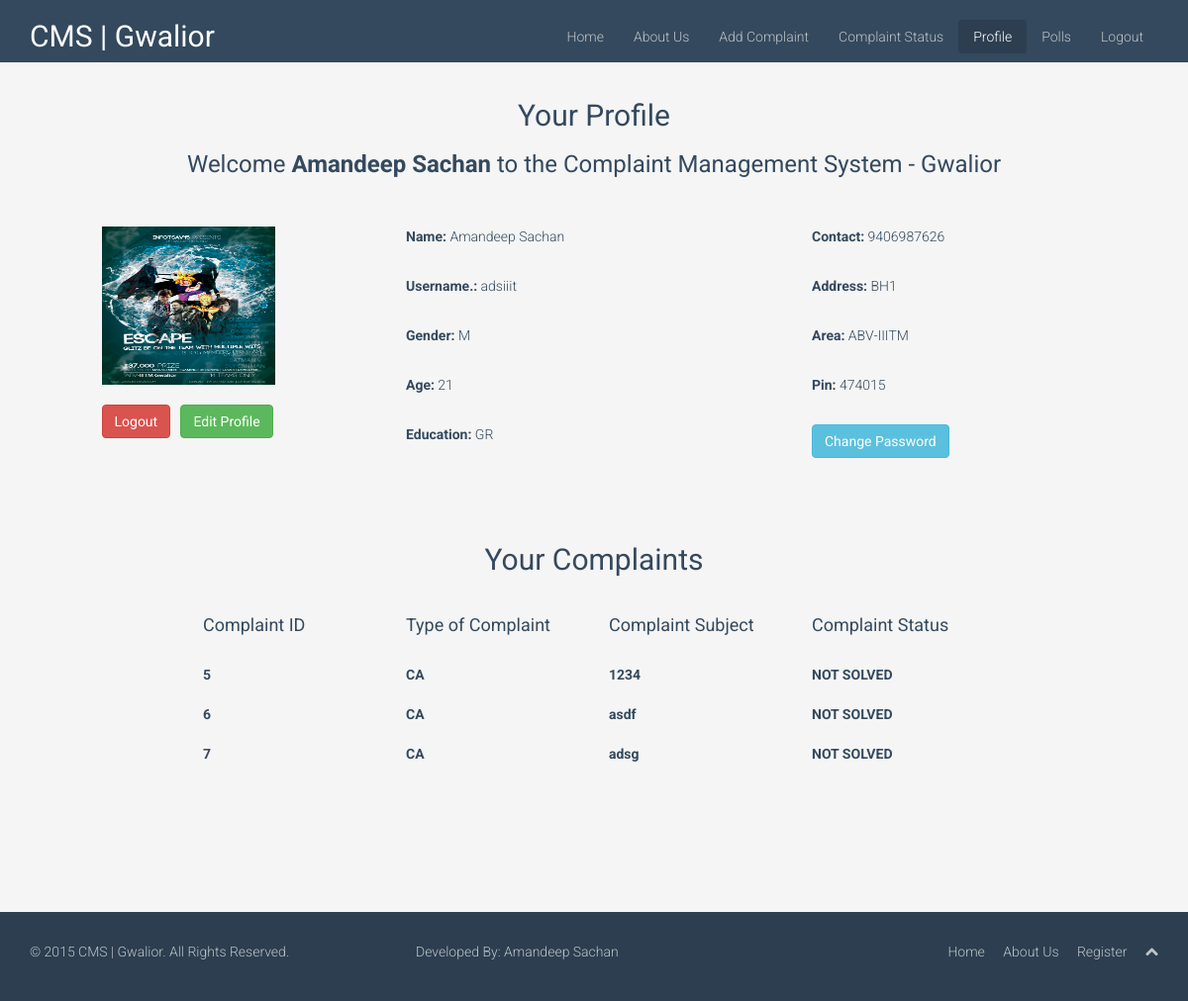
The page /profile/ (signed in) on the database as committed earlier.
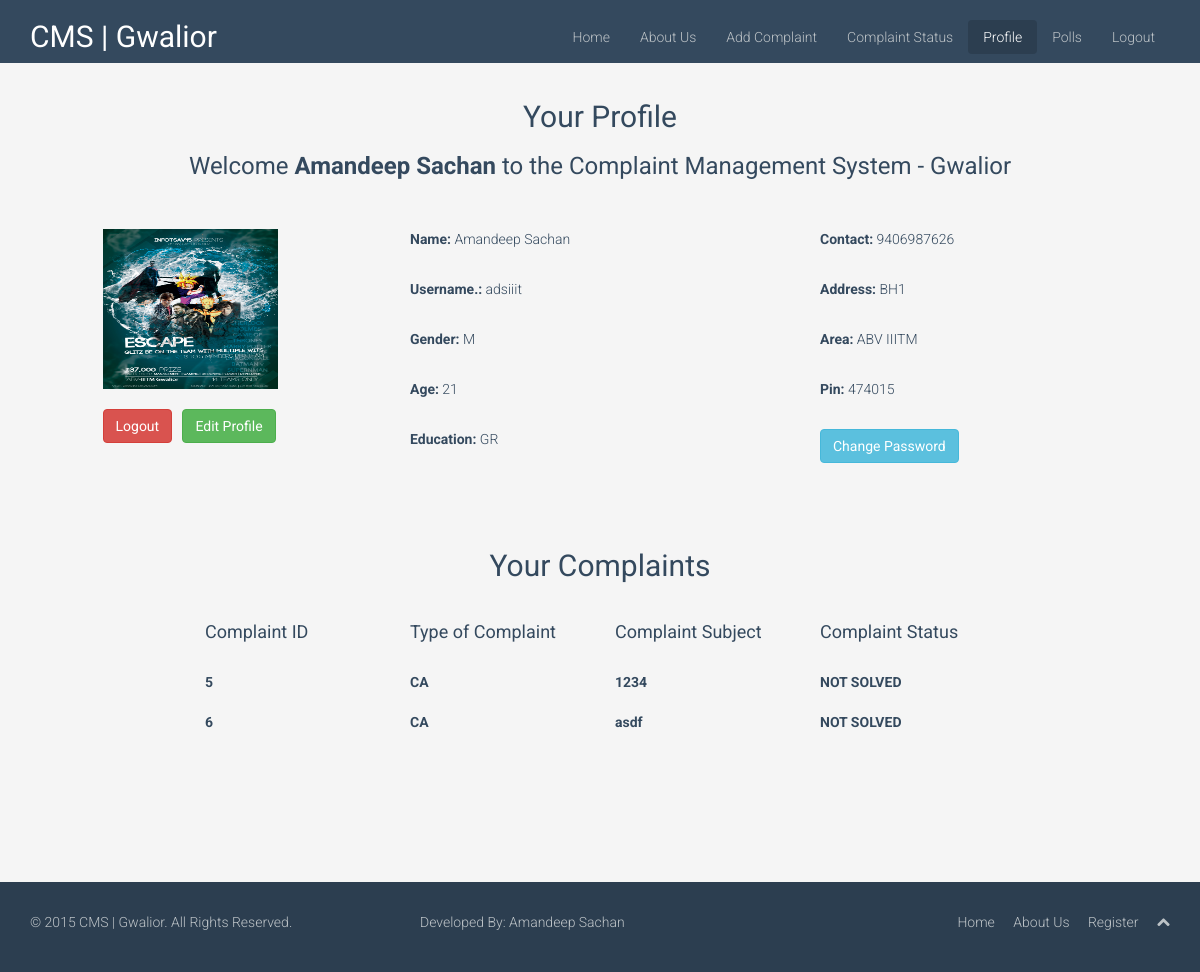
The same page on the database as committed later.
### registrations/models.py (models this page shows, shortened)
class UserProfiles(models.Model):
	user = models.OneToOneField(User)
	first_name = models.CharField(max_length=128)
	last_name = models.CharField(max_length=128)
	MALE = 'M'
	FEMALE = 'F'
	GENDER_CHOICES = (
		(MALE, 'Male'),
		(FEMALE, 'Female'),
		)
	gender = models.CharField(max_length=2, choices=GENDER_CHOICES, default='None')
	age = models.IntegerField(default=0)
	address = models.CharField(max_length=1024)
	area = models.CharField(max_length=512)
	pin = models.IntegerField(default=0)
	telephone = models.BigIntegerField(blank=True, null=True, default=0)
	mobile = models.BigIntegerField(unique=True, null=True)
	GRA = 'GR'
	POST = 'PG'
	VOCA = 'VO'
	HIGHSEC = 'HS'
	SECOND = 'SE'
	ELEMENT = 'EL'
	NONE = 'NO'
	EDUCATION_CHOICES = (
		(GRA, 'Graduation'),
		(POST, 'Post Graduation'),
		(VOCA, 'Vocational'),
		(HIGHSEC, 'Higher Secondary'),
		(SECOND, 'Secondary'),
		(ELEMENT, 'Elementary'),
		(NONE, 'None')
		)
	education = models.CharField(max_length=8,
							choices=EDUCATION_CHOICES,
							default=NONE)
	picture = models.ImageField(upload_to = "profile_images/", blank=True)

### gwalior/models.py (models this page shows, shortened)
class Complaints(models.Model):
	first_name = models.CharField(max_length=128)
	last_name = models.CharField(max_length=128)
	username = models.CharField(max_length=128, blank=True, null=True)  #.ForeignKey(register)
	MALE = 'M'
	FEMALE = 'F'
	GENDER_CHOICES = (
		(MALE, 'Male'),
		(FEMALE, 'Female'),
		)
	gender = models.CharField(max_length=2, choices=GENDER_CHOICES)
	age = models.IntegerField(default=0)
	address = models.CharField(max_length=1024)
	area = models.CharField(max_length=512)
	pin = models.IntegerField(default=0)
	telephone = models.BigIntegerField(blank=True, null=True, default='0')
	mobile = models.BigIntegerField()
	email = models.EmailField(blank=True, null=True)
	CIVIC = 'CA'
	EDUCATION = 'ED'
	ENVIRONMENT = 'EN'
	HOSPITAL = 'HO'
	JAIL = 'JA'
	OTHERS = 'OT'
	POLICE = 'PO'
	SERVICE = 'SE'
	TYPEOFCOMP_CHOICES = (
		(CIVIC, 'civic_amenities'),
		(EDUCATION, 'education'),
		(ENVIRONMENT, 'environment'),
		(HOSPITAL, 'hospital'),
		(JAIL, 'jail'),
		(OTHERS, 'others'),
		(POLICE, 'police'),
		(SERVICE, 'service'),
		)
	type_of_complaint = models.CharField(max_length=2,
									choices=TYPEOFCOMP_CHOICES,
									default=OTHERS)
	complaint_title = models.CharField(max_length=200)
	complaint_desc = models.TextField()
	SOLVED='SOLVED'
	UNSOLVED='NOT SOLVED'
	CON = 'UNDER CONSIDERATION'
	SOLVED_CHOICES = (
		(SOLVED, 'solved'),
		(UNSOLVED, 'unsolved'),
		(CON, 'under consideration')
		)
	solved = models.CharField(max_length=50,
							choices=SOLVED_CHOICES,
							default=UNSOLVED)
	PREFERENCE_CHOICE = (
		(1, 1),
		(2, 2),
		(3, 3),
		(4, 4),
		(5, 5),
		)
	comment = models.TextField()
	preference = models.IntegerField(choices=PREFERENCE_CHOICE,
									default=0)

### registrations/views.py (the view)
# urls.py: url(r'^profile/$', 'registrations.views.profile', name='profile'),
@login_required
def profile(request):
	if not request.user.is_authenticated():
		return HttpResponseRedirect('registrations/login/')
	comp = Complaints.objects.all().filter(username=request.user.username)
	info = request.user.userprofiles
	context = {'info':info, 'pr':"active", 'comp':comp}
	return render_to_response('registrations/profile.html', context, context_instance=RequestContext(request))

### templates/registrations/profile.html
{% extends 'mybase.html' %}
{% load staticfiles %}
{% block body_block %}
		<div class="row">
	<center><h2>Your Profile</h2></center>
	<center><h3>Welcome <strong>{{ info.first_name }} {{ info.last_name }}</strong> to the Complaint Management System - Gwalior</h3></center><br/><br/>
	<div class="col-sm-1 col-lg-1"></div>
	<div class="col-sm-3 col-lg-3">
		<img src="/media/{{ info.picture }}" alt="Profile Pic" style="width:175px;height:160px;"/>
		<br/>
		<br/>
		<a href="{% url 'logout' %}"><button type="button" class="btn btn-danger">Logout</button></a> &nbsp;
		<a href="/registration/logout"><button type="button" class="btn btn-success">Edit Profile</button></a>
	</div>
	<div class="col-sm-4 col-lg-4">
	<p><b>Name:</b>  {{ info.first_name }} {{ info.last_name }}</p><br/>
	<p><b>Username.:</b>  {{ user.username }}</p><br/>
	<p><b>Gender:</b>  {{ info.gender }}</p><br/>
	<p><b>Age:</b>  {{ info.age }}</p><br/>
	<p><b>Education:</b>  {{ info.education }}</p><br/>
	</div>
	<div class="col-sm-4 col-lg-4">
		<p><b>Contact:</b>  {{ info.mobile }}</p><br/>
		<p><b>Address:</b>  {{ info.address }}</p><br/>
		<p><b>Area:</b>  {{ info.area }}</p><br/>
		<p><b>Pin:</b>  {{ info.pin }}</p><br/>
		<a href="{% url 'password_change' %}"><button type="button" class="btn btn-info">Change Password</button></a>
	</div>
</div>
<br/><br/>
<div class="row">
	<center><h2>Your Complaints</h2></center><br/>
<div class="col-sm-2 col-lg-2"></div>
	<div class="col-sm-2 col-lg-2">
	<h4>Complaint ID</h4><br/>
		{% for c in comp %}
		<b>{{ c.id }}</b><br/><br/>
		{% endfor %}
	</div>
	<div class="col-sm-2 col-lg-2">
	<h4>Type of Complaint</h4><br/>
		{% for c in comp %}
		<b>{{ c.type_of_complaint }}</b><br/><br/>
		{% endfor %}
	</div>
	<div class="col-sm-2 col-lg-2">
	<h4>Complaint Subject</h4><br/>
		{% for c in comp %}
		<b>{{ c.complaint_title }}</b><br/><br/>
		{% endfor %}
	</div>
	<div class="col-sm-2 col-lg-2">
	<h4>Complaint Status</h4><br/>
		{% for c in comp %}
		<b>{{ c.solved }}</b><br/><br/>
		{% endfor %}
	</div>
</div>
<br/><br/><br/><br/><br/><br/>
{% endblock %}

Rows that differ between the two databases and show on the page:
removed Complaints: id "7", type_of_complaint "CA", complaint_title "adsg", solved "NOT SOLVED"
changed UserProfiles "Amandeep": area "ABV-IIITM" → "ABV IIITM"
